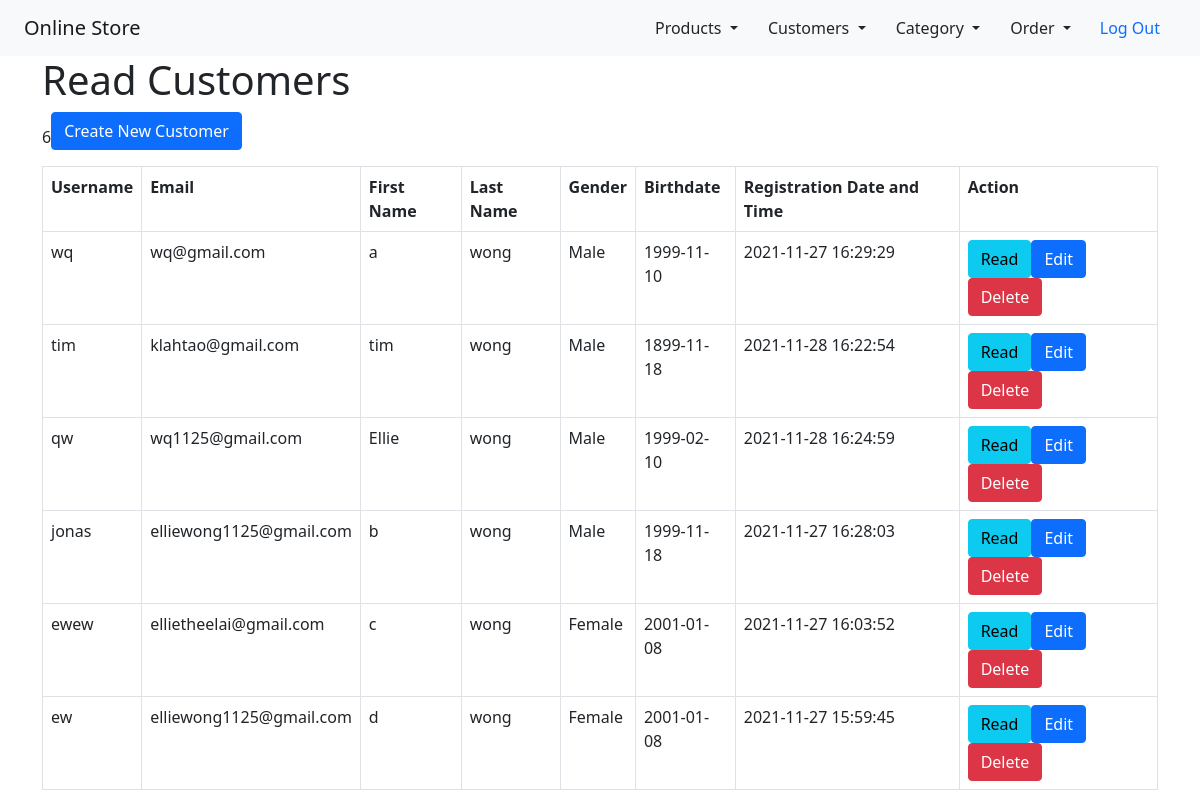
Page /customer_index.php (signed in) on the committed database.
### tables this page shows
CREATE TABLE `customers` (
  `username` varchar(11) NOT NULL,
  `email` varchar(50) NOT NULL,
  `password` varchar(40) NOT NULL,
  `first_name` varchar(128) NOT NULL,
  `last_name` varchar(118) NOT NULL,
  `gender` tinyint(1) DEFAULT NULL,
  `birthdate` date NOT NULL,
  `registration_date_time` datetime NOT NULL DEFAULT current_timestamp(),
  `account_status` tinyint(1) NOT NULL DEFAULT 1
);

### customer_index.php (the view, shortened to what this page needs)
<!DOCTYPE HTML>
<html>
<head>
    <link href="https://cdn.jsdelivr.net/npm/bootstrap@5.1.3/dist/css/bootstrap.min.css" rel="stylesheet">
</head>
<body>
    <?php include 'header.php';?>
    <div class="container">
        <div class="page-header">
            <h1>Read Customers</h1>
        </div>
        <?php
        include 'config/database.php';
        $query = "SELECT username, first_name, last_name, birthdate, password, gender, registration_date_time, email FROM customers ORDER BY username DESC";
        $stmt = $con->prepare($query);
        $stmt->execute();
        $num = $stmt->rowCount();
        echo $num;
        echo "<a href='customer_create.php' class='btn btn-primary m-b-1em mb-3'>Create New Customer</a>";
        if ($num > 0) {
            echo "<table class='table table-hover table-responsive table-bordered'>";
            echo "<tr>";
            echo "<th>Username</th>";
            echo "<th>Email</th>";
            echo "<th>First Name</th>";
            echo "<th>Last Name</th>";
            echo "<th>Gender</th>";
            echo "<th>Birthdate</th>";
            echo "<th>Registration Date and Time</th>";
            echo "<th>Action</th>";
            echo "</tr>";
            while ($row = $stmt->fetch(PDO::FETCH_ASSOC)) {
                extract($row);
                echo "<tr>";
                echo "<td>{$username}</td>";
                echo "<td>{$email}</td>";
                echo "<td>{$first_name}</td>";
                echo "<td>{$last_name}</td>";
                echo "<td>".($gender != 1 ? 'Male' : 'Female')."</td>";
                echo "<td>{$birthdate}</td>";;
                echo "<td>{$registration_date_time}</td>";
                echo "<td>";
                echo "<a href='customer_read.php?username={$username}' class='btn btn-info m-r-1em'>Read</a>";
                echo "<a href='customer_update.php?username={$username}' class='btn btn-primary m-r-1em'>Edit</a>";
                echo "<a onclick='delete_user(\"{$username}\");'  class='btn btn-danger'>Delete</a>";
                echo "</td>";
                echo "</tr>";
            }
            echo "</table>";
        }
        else {
            echo "<div class='alert alert-danger'>No records found.</div>";
        }
        ?>
    </div>
</body>
</html>

### header.php (shortened to what this page needs)
<!doctype html>
<html lang="en">
  <head>
    <link href="https://cdn.jsdelivr.net/npm/bootstrap@5.1.2/dist/css/bootstrap.min.css" rel="stylesheet">
    </head>
    <body>
    <nav class="navbar navbar-expand-lg navbar-light bg-light">
        <div class="container-fluid px-4">
            <a class="navbar-brand" href="welcome.php">Online Store</a>
            <div class="collapse navbar-collapse" id="navbarText">
                <div class="dropdown ms-auto ">
                    <button class="btn dropdown-toggle" type="button" id="dropdownMenuButton1" data-bs-toggle="dropdown" aria-expanded="false"> Products </button>
                    <button class="btn dropdown-toggle" type="button" id="dropdownMenuButton" data-bs-toggle="dropdown" aria-expanded="false"> Customers </button>
                    <button class="btn dropdown-toggle" type="button" id="dropdownMenuButton" data-bs-toggle="dropdown" aria-expanded="false"> Category </button>
                    <button class="btn dropdown-toggle" type="button" id="dropdownMenuButton" data-bs-toggle="dropdown" aria-expanded="false"> Order </button>
                </div>
                <a class="nav-link" href="logout.php">Log Out</a>
            </div>
        </div>
    </nav>
    </body>

### rows in the picture
customers: username "wq", email "wq@gmail.com", first_name "a", last_name "wong", gender "Male", birthdate "1999-11-10", registration_date_time "2021-11-27 16:29:29"
customers: username "tim", email "klahtao@gmail.com", first_name "tim", last_name "wong", gender "Male", birthdate "1899-11-18", registration_date_time "2021-11-28 16:22:54"
customers: username "qw", email "wq1125@gmail.com", first_name "Ellie", last_name "wong", gender "Male", birthdate "1999-02-10", registration_date_time "2021-11-28 16:24:59"
customers: username "jonas", email "elliewong1125@gmail.com", first_name "b", last_name "wong", gender "Male", birthdate "1999-11-18", registration_date_time "2021-11-27 16:28:03"
customers: username "ewew", email "ellietheelai@gmail.com", first_name "c", last_name "wong", gender "Female", birthdate "2001-01-08", registration_date_time "2021-11-27 16:03:52"
customers: username "ew", email "elliewong1125@gmail.com", first_name "d", last_name "wong", gender "Female", birthdate "2001-01-08", registration_date_time "2021-11-27 15:59:45"

### other values in the picture
$num "6"
